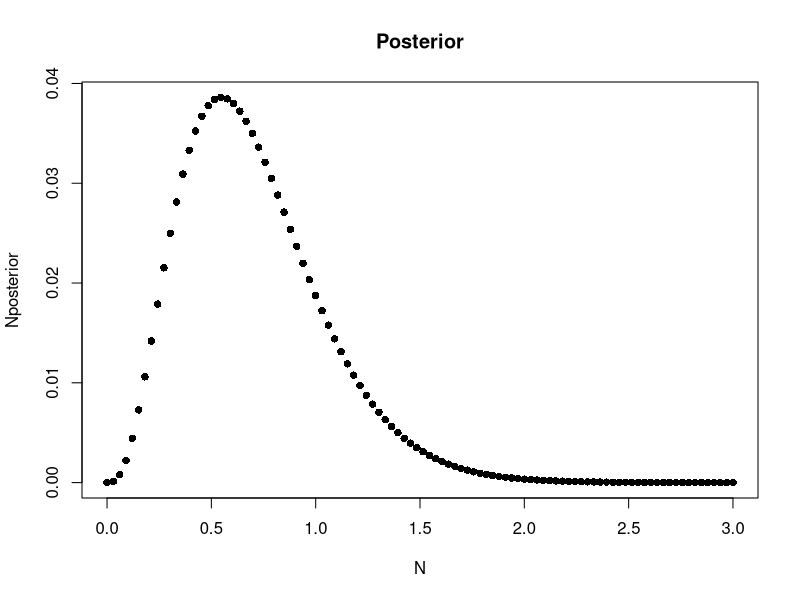
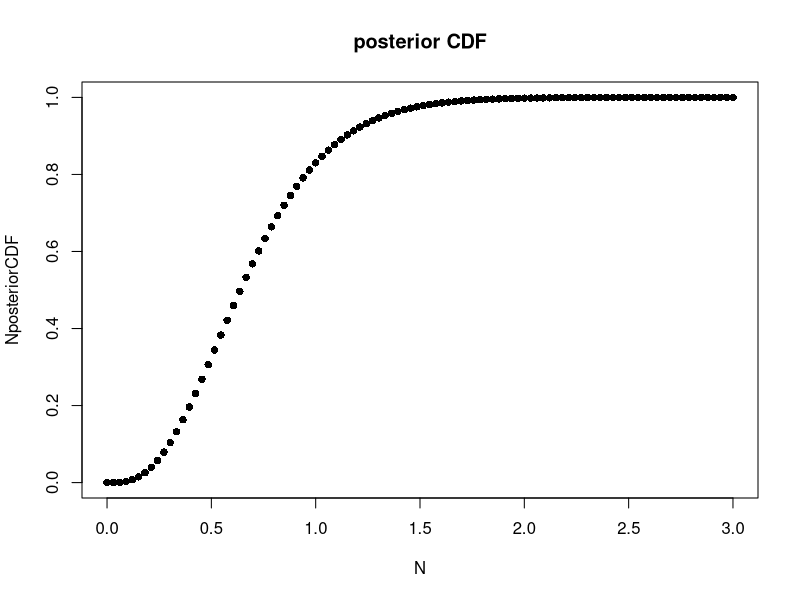
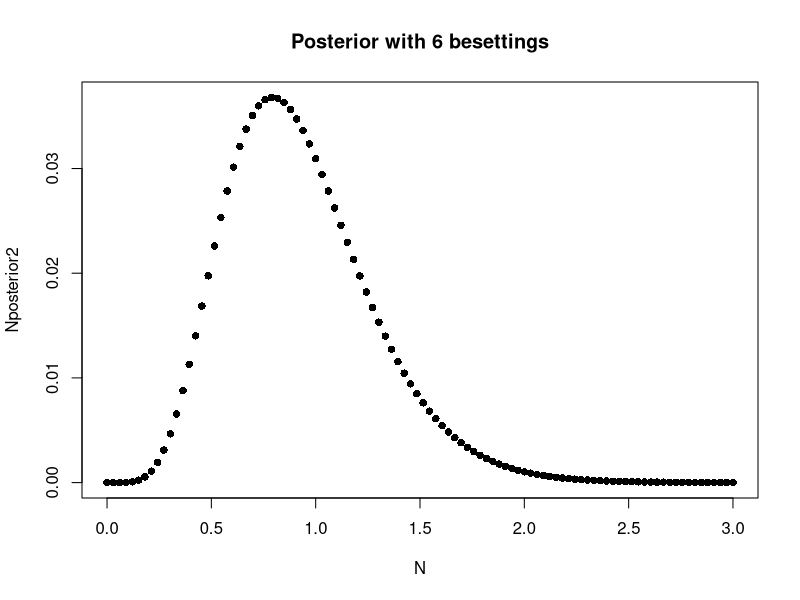
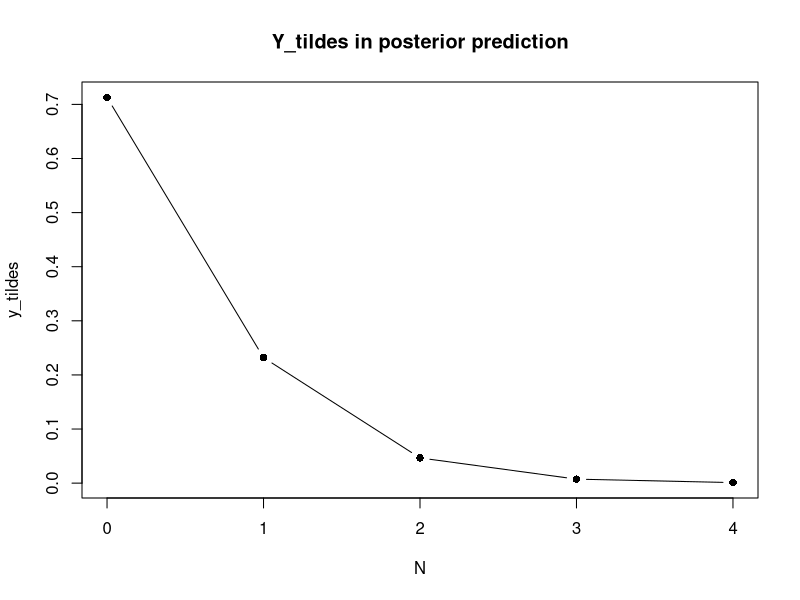

Reproduce these figures in R, in order.
#Task 2
#Creating 100 bins between 0 and 3:
Nseq <- seq(0, 3, length=100)

Nprior <- dgamma(Nseq, 1, 1)

likelihood <- function(lamb){
  dpois(3, lamb*6.56) + dpois(4, lamb*6.56) + dpois(5, lamb*6.56) + dpois(6, lamb*6.56)
}

Nposterior <- Nprior * likelihood(Nseq)

Nposterior <- Nposterior/sum(Nposterior)

#The posterior density at the 100 bins:
plot(Nseq,Nposterior, main="Posterior", xlab="N", pch=16)

#Task 3
NposteriorCDF <- cumsum(Nposterior)

#The posterior cumulative distribution
plot(Nseq,NposteriorCDF, main="posterior CDF", xlab="N", pch=16)

#probability for over 1
1- NposteriorCDF[34]

#Task 4
likelihood2 <- function(lamb){
  dpois(6, lamb*6.56)
}

Nposterior2 <- Nprior * likelihood2(Nseq)
Nposterior2 <- Nposterior2/sum(Nposterior2)
Nposterior2
plot(Nseq,Nposterior2, main="Posterior with 6 besettings", xlab="N", pch=16)
#Answer: the probability is centered around a higher value of lambda

#Task 5

y_tildes <- c(0,0,0,0,0)

for (y in 0:4){
  sum <- 0
  for (i in 1:length(Nseq)){
    sum <- sum + dpois(y, Nseq[i]*0.5)*Nposterior[i]

  }
  y_tildes[y+1] <- sum
  print(y)
  print(sum)
}
print(y_tildes)

#A plot of the density
plot(c(0,1,2,3,4),y_tildes,type='b', main="Y_tildes in posterior prediction", xlab="N", pch=16)
